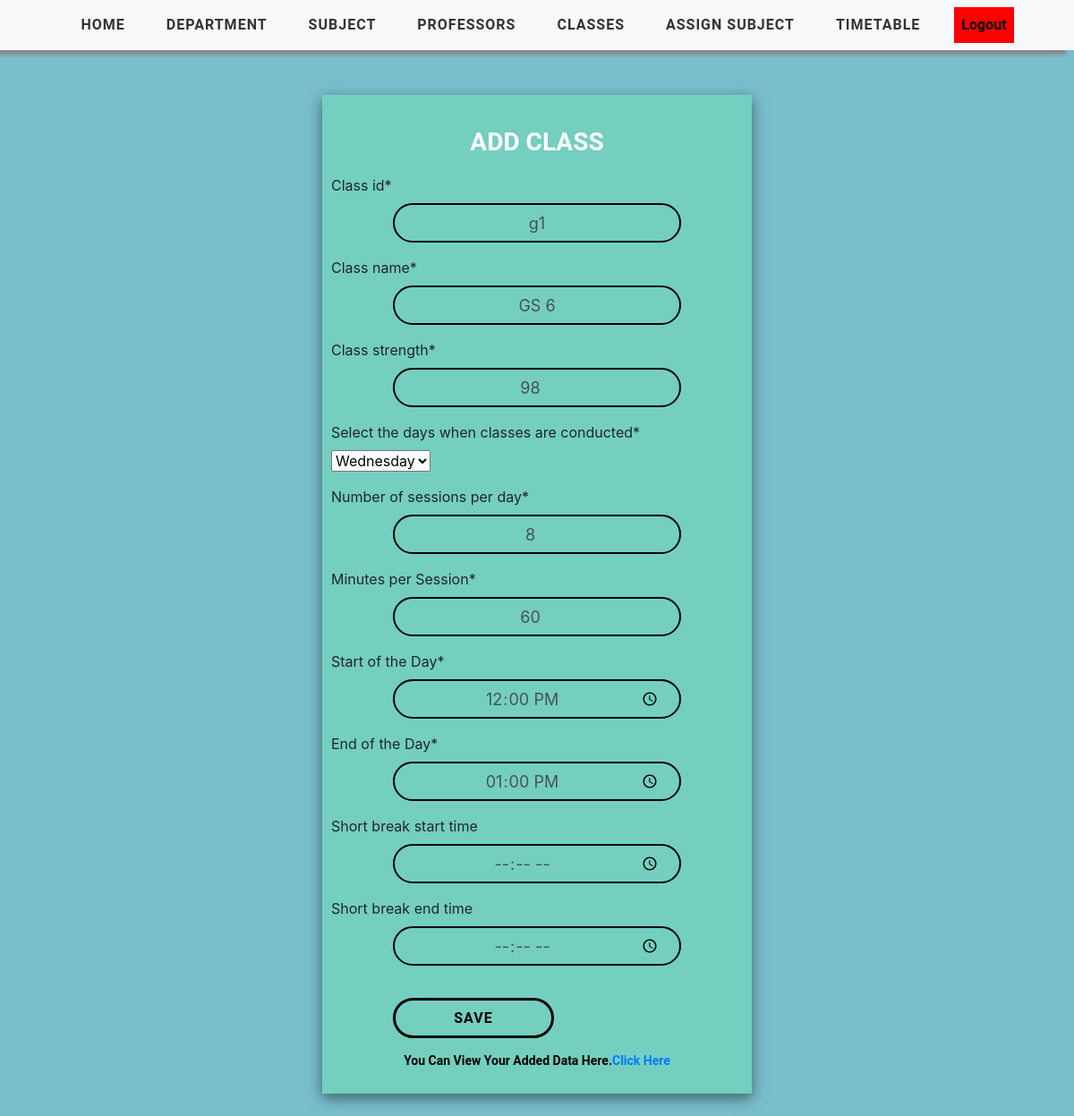
Page /update-class/g1/ (signed in) on the earlier database version.
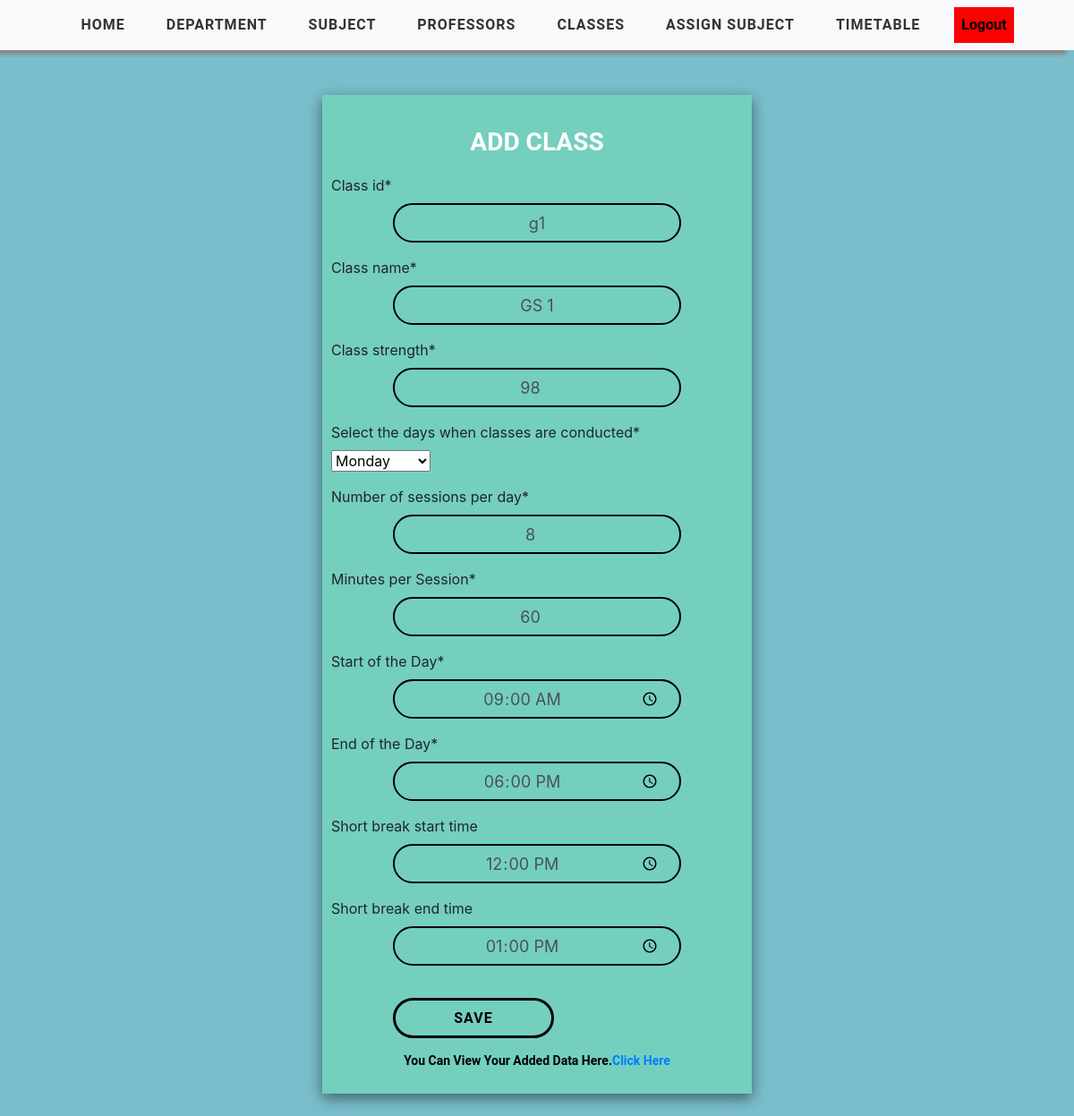
Same page on the later database version.
### timetableapp/models.py (models this page shows, shortened)
class Class(models.Model):
    WEEK_DAY = (
    ('Monday', 'Monday'),
    ('Tuesday', 'Tuesday'),
    ('Wednesday', 'Wednesday'),
    ('Thursday', 'Thursday'),
    ('Friday', 'Friday'),
    ('Saturday', 'Saturday')
    )
    user = models.ForeignKey(User, on_delete=models.CASCADE, null=True, blank=True)
    class_id = models.CharField(max_length=2000)
    class_name = models.CharField(max_length=2000)
    class_strength=models.IntegerField(null=True,default=100)
    week_day = MultiSelectField(max_length=2000, choices=WEEK_DAY, max_choices=6)
    no_sessions = models.PositiveIntegerField(default = 8)
    class_mins = models.PositiveIntegerField(default = 60)
    start_time = models.TimeField(default=time(8,00))
    end_time = models.TimeField(default=time(18,00))
    break_start = models.TimeField(null=True,blank=True, default=time(12,00))
    break_end = models.TimeField(null=True,blank=True, default=time(13,00))
    class Meta:
        unique_together = ('user','class_id')

### timetableapp/views.py (the view, shortened to what this page needs)
# urls.py: path('update-class/<str:pk>/', views.updateClassView, name='update-classview'),
@login_required(login_url='login')
def updateClassView(request, pk):
    section = Class.objects.get(user=request.user,class_id=pk)
    form = ClassForm(instance=section)
    context = {'form': form}
    return render(request, 'timetableapp/ViewClass.html', context)

### timetableapp/forms.py
class ClassForm(ModelForm):
    class Meta:
        model = Class
        fields = ['user','class_id','class_name','class_strength','week_day','no_sessions','class_mins','start_time',
                    'end_time','break_start','break_end']
        exclude = ['user']
        labels = {
            'week_day':'Select the days when classes are conducted',
            'no_sessions':'Number of sessions per day',
            'class_mins':'Minutes per Session',
            'start_time':'Start of the Day',
            'end_time':'End of the Day',
            'break_start':'Short break start time',
            'break_end':'Short break end time',
            'break_start_2':'Long break start time',
            'break_end_2':'Long break end time',
        }
        widgets = {
            "start_time": TimeIn(),
            "end_time" : TimeIn(),
            "break_start": TimeIn(),
            "break_end": TimeIn(),
            "break_start_2": TimeIn(),
            "break_end_2": TimeIn(),
        }

### timetableapp/templates/timetableapp/ViewClass.html (shortened to what this page needs)
{% extends 'timetableapp/main.html' %}
{% block content %}
<div class="display">
    <div class="box">
        <div class="header">
            Add Class
        </div>
        <div class="form">
        <form method="POST" action="">
            {% load crispy_forms_tags %}
                {{ form|crispy }}
                <input type="submit" value="Save" class="saveButton">
        </form>
    </div>
    <div class="viewtable"><p>You can view your added data here.<a href="{% url 'class_view' %}">Click Here</a></p></div>
</div>
{% endblock %}

Differences in the rows shown:
changed Class: class_name "GS 6" → "GS 1"; week_day "Wednesday" → "Monday"; start_time "12:00:00" → "09:00:00"; end_time "13:00:00" → "18:00:00"; break_start (not shown) → "12:00:00"; break_end (not shown) → "13:00:00"
